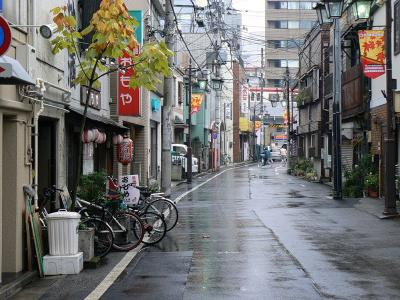
//> input picture lab1/image.jpg, 400 x 300 px
$ ./main   (built with g++ and OpenCV 4)
//> lines starting //> are read from the running program, lines starting //| are printed output that depends on the picture
#include <iostream>
#include <opencv2/imgcodecs.hpp>
#include <opencv2/highgui.hpp>
#include <opencv2/imgproc.hpp>

using namespace cv;

int main()
{
    Mat input_image = imread("image.jpg", IMREAD_COLOR);
//> input_image is the input picture: 300 rows x 400 cols, CV_8UC3; mean B, G, R 111.5, 112.7, 112.9
    Mat HSV_image, Grayscale_image, bin_image, pnt_image;
    Mat image = input_image.clone();

    cvtColor(input_image, HSV_image, COLOR_BGR2HSV);
//> HSV_image: 300 rows x 400 cols, CV_8UC3; mean H, S, V 78.2, 42.3, 120.8
    cvtColor(input_image, Grayscale_image, COLOR_BGR2GRAY);
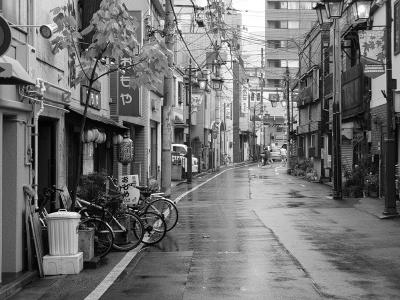
//> Grayscale_image: 300 rows x 400 cols, CV_8UC1; min 0, max 255, mean 112.6
    threshold(input_image, bin_image, 190, 255, THRESH_BINARY);
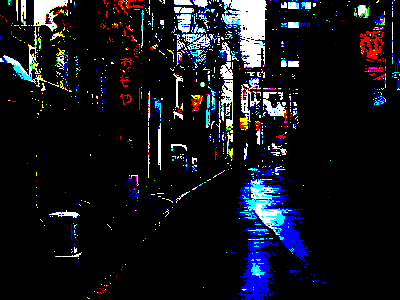
//> bin_image: 300 rows x 400 cols, CV_8UC3; mean B, G, R 28.8, 21.4, 20.4

    rectangle(image, Point(113,114), Point(144,6), Scalar(255,0,0), 2);
    rectangle(image, Point(76,107), Point(102,81), Scalar(255,0,0), 2);
    rectangle(image, Point(356,26), Point(390,80), Scalar(255,0,0), 2);
    rectangle(image, Point(188,108), Point(206,91), Scalar(255,0,0), 2);
    rectangle(image, Point(36,273), Point(84,207), Scalar(0,255,0), 2);
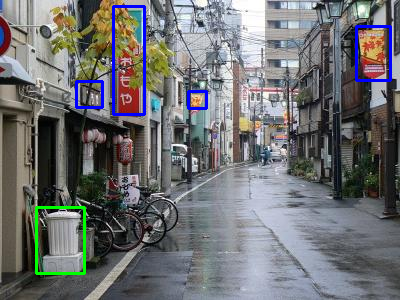
//> image: 300 rows x 400 cols, CV_8UC3; mean B, G, R 113.6, 112, 110.7

    imshow("Input image", input_image);
    imshow("HSV image", HSV_image);
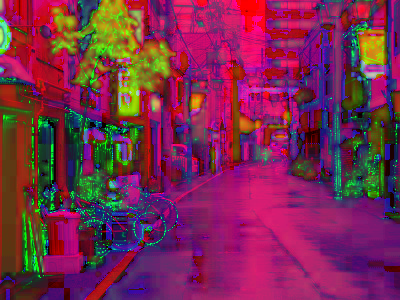
//> window 'HSV image': 300 rows x 400 cols, CV_8UC3; mean B, G, R 78.2, 42.3, 120.8
    imshow("Gray image", Grayscale_image);
    imshow("Bin image", bin_image);
    imshow("Image", image);

    waitKey();
    return 0;
}
